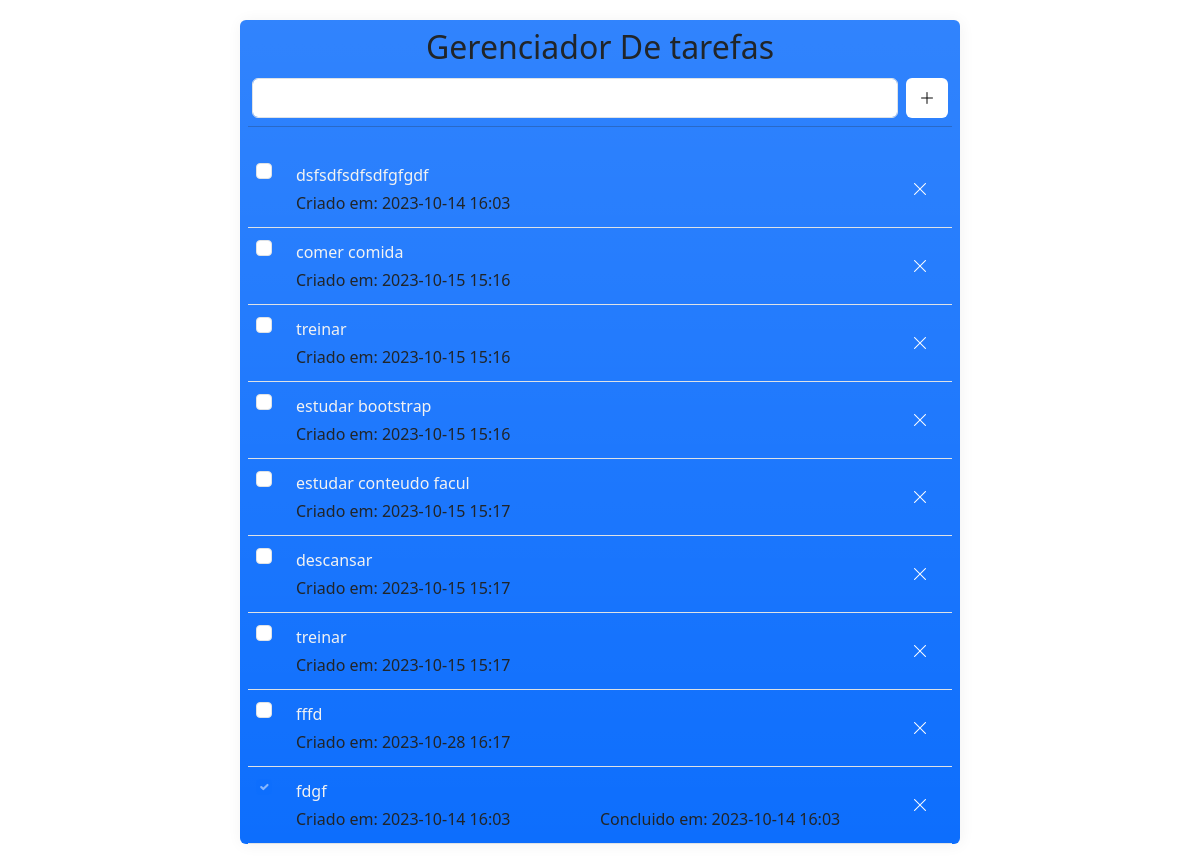
Before: / with the older database file.
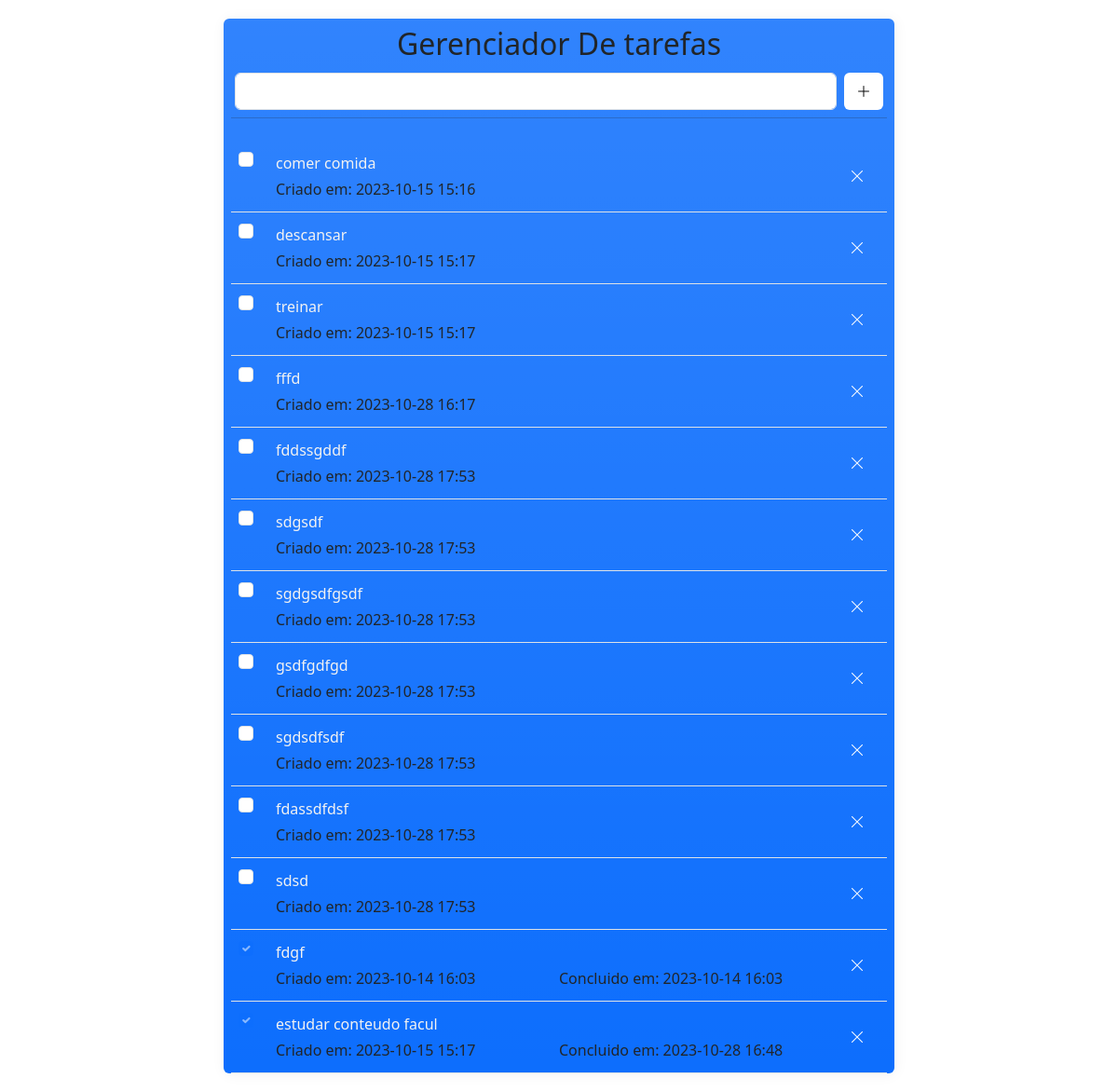
After: the same page with the newer database file.
### tables this page shows
CREATE TABLE tasks (
            id INTEGER PRIMARY KEY AUTOINCREMENT NOT NULL,
            task TEXT NOT NULL,
            date_created DATETIME,
            date_finished DATETIME
            );

### app.py (the view)
@app.route('/', methods=['GET'] )
def indexGET():
    task_list = manager.getTasks()
    return render_template('index.html', tasks=task_list, standart_date=str(standart_date) )

### tools/manager.py (called while the page is built)
    def getTasks(self):
        activeTasks = self.cursor.execute('SELECT * FROM tasks WHERE date_finished IS NULL ')
        result = activeTasks.fetchall()
        finishedTasks = self.cursor.execute('SELECT * FROM tasks WHERE date_finished IS NOT NULL')
        result += finishedTasks.fetchall()
        return result

### templates/index.html (shortened to what this page needs)
<!DOCTYPE html>
<html lang="pt-br">
<head>
    <link href="https://cdn.jsdelivr.net/npm/bootstrap@5.3.2/dist/css/bootstrap.min.css" rel="stylesheet">
    <link rel="stylesheet" href="https://cdn.jsdelivr.net/npm/bootstrap-icons@1.11.0/font/bootstrap-icons.css">
    <link rel="stylesheet" href="static/style.css">
</head>
<body >
    <main class="rounded d-flex flex-column bg-primary bg-gradient" id="main-container">
        <div class="content-header container p-2 ">
            <h1 class="text-center text-dark fs-2 "> Gerenciador De tarefas </h1>
            <form method="post" class="d-flex p-1">
                <input type="text" name="task-text" class="flex-grow-1 me-2 p-1 form-control" autofocus autocomplete="off">
                <button class="border-0  bg-white rounded p-2" >
                    <i class="bi bi-plus-lg"></i>
                </button>
            </form>
            <hr class="mt-1">
        </div>
        <div class="flex-grow-1 content-task d-flex flex-column">
            {% for identify, task, date_created, date_finished in tasks %}
            <div class="item-task  d-flex mx-2 p-2 border-1 border-bottom ">
                <form action="" class="check-task form-check" class="d-flex">
                    {% if (date_finished == None) %}
                        <input type="checkbox" name="check" id="check-task" value="{{ identify }}" class="form-check-input">
                    {% else %}
                        <input type="checkbox" name="check" id="check-task" checked value="{{ identify }}" disabled class="form-check-input">
                    {% endif %}
                </form>
                <div class="content-info m-1 row flex-grow-1">
                    <p class="title-task fs-6 col-12 text-break mb-1"> {{ task }} </p>
                    <p class="date-created col-sm-12 col-md-6 mb-0 "> Criado em: {{ date_created }} </p>
                    <p class="date-completed col-sm-12 col-md-6 mb-0 ">
                        {{ 'Concluido em: {}'.format(date_finished) if (date_finished != None) else '' }}
                    </p>
                </div>
                <div class="content-remove d-flex">
                    <i class="bi bi-x-lg py-3 px-3 align-self-center text-white" data-id="{{identify}}" ></i>
                </div>
            </div>
            {% endfor %}
        </div>
    </main>
</body>
</html>

Changed rows visible on the page:
removed tasks: task "dsfsdfsdfsdfgfgdf", date_created "2023-10-14 16:03"
removed tasks: task "treinar", date_created "2023-10-15 15:16"
removed tasks: task "estudar bootstrap", date_created "2023-10-15 15:16"
added tasks: task "fddssgddf", date_created "2023-10-28 17:53"
added tasks: task "sdgsdf", date_created "2023-10-28 17:53"
added tasks: task "sgdgsdfgsdf", date_created "2023-10-28 17:53"
added tasks: task "gsdfgdfgd", date_created "2023-10-28 17:53"
added tasks: task "sgdsdfsdf", date_created "2023-10-28 17:53"
added tasks: task "fdassdfdsf", date_created "2023-10-28 17:53"
added tasks: task "sdsd", date_created "2023-10-28 17:53"
changed tasks "estudar conteudo facul": date_finished (not shown) → "Concluido em: 2023-10-28 16:48"; check "☐" → "☑"; moves down the list
